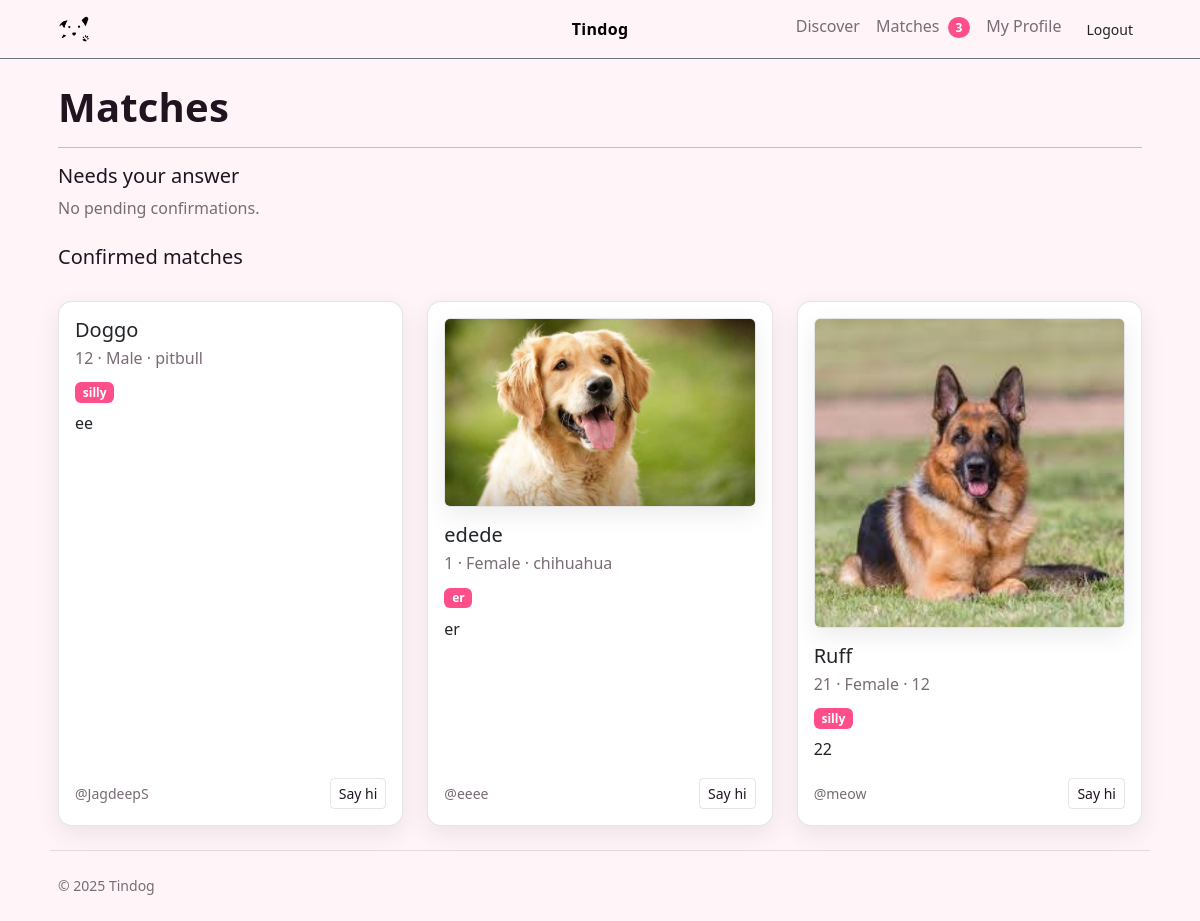
Screenshot of /matches (signed in) with the database file from the repository.
### tables this page shows
CREATE TABLE dogs (
        id INTEGER PRIMARY KEY AUTOINCREMENT,
        user_id INTEGER NOT NULL UNIQUE,
        name TEXT NOT NULL,
        age INTEGER,
        gender TEXT,
        breed TEXT,
        personality TEXT,
        bio TEXT,
        photo TEXT,
        favorite_artist TEXT,
        created_at DATETIME DEFAULT CURRENT_TIMESTAMP,
        FOREIGN KEY (user_id) REFERENCES users(id)
    );

CREATE TABLE users (
        id INTEGER PRIMARY KEY AUTOINCREMENT,
        username TEXT NOT NULL UNIQUE,
        hash TEXT NOT NULL,
        created_at DATETIME DEFAULT CURRENT_TIMESTAMP
    );

### app.py (the view)
@app.route("/matches")
@login_required
def matches():
    db = get_db()
    mydog = my_dog_id()
    if not mydog:
        flash("Create your profile first.", "error")
        return redirect(url_for("register"))
    pending = db.execute(
        """
        SELECT d.*, u.username, l_other.created_at AS liked_at
        FROM dogs d
        JOIN users u ON u.id = d.user_id
        JOIN likes l_other
             ON l_other.user_id = d.user_id
            AND l_other.target_dog_id = ?
            AND l_other.value = 1
        LEFT JOIN likes l_me
             ON l_me.user_id = ?
            AND l_me.target_dog_id = d.id
            AND l_me.value = 1
        WHERE d.user_id != ?
          AND l_me.user_id IS NULL      -- I haven't recorded a like yet (so gate not completed)
        ORDER BY l_other.created_at DESC
        """,
        (mydog, session["user_id"], session["user_id"])
    ).fetchall()
    confirmed = db.execute(
        """
        SELECT d.*, u.username
        FROM likes l1
        JOIN dogs d        ON d.id = l1.target_dog_id
        JOIN users u       ON u.id = d.user_id
        JOIN likes l2      ON l2.user_id = d.user_id
                          AND l2.target_dog_id = ?
        WHERE l1.user_id = ?
          AND l1.value = 1
          AND l2.value = 1
          AND d.user_id != ?
        ORDER BY d.created_at DESC
        """,
        (mydog, session["user_id"], session["user_id"])
    ).fetchall()
    return render_template("matches.html",
                           pending_matches=pending,
                           confirmed_matches=confirmed)

### app.py (called while the page is built)
def get_db():
    if "db" not in g:
        g.db = sqlite3.connect(DB_PATH)
        g.db.row_factory = sqlite3.Row
    return g.db

def login_required(view):
    @wraps(view)
    def wrapped(*args, **kwargs):
        if "user_id" not in session:
            return redirect(url_for("login"))
        return view(*args, **kwargs)
    return wrapped

def my_dog_id():
    db = get_db()
    row = db.execute("SELECT id FROM dogs WHERE user_id = ?", (session["user_id"],)).fetchone()
    return row["id"] if row else None

@app.context_processor
def inject_match_count():
    try:
        if not session.get("user_id"):
            return dict(match_count=0)
        db = get_db()
        mydog = my_dog_id()
        if not mydog:
            return dict(match_count=0)
        row = db.execute(
            """
            SELECT COUNT(*) AS c
            FROM likes l1
            JOIN dogs d   ON d.id = l1.target_dog_id
            JOIN likes l2 ON l2.user_id = d.user_id
                         AND l2.target_dog_id = ?
            WHERE l1.user_id = ?
              AND l1.value = 1
              AND l2.value = 1
              AND d.user_id != ?
            """,
            (mydog, session["user_id"], session["user_id"])
        ).fetchone()
        return dict(match_count=row["c"] if row else 0)
    except Exception:
        return dict(match_count=0)

@app.after_request
def after_request(response):
    response.headers["Cache-Control"] = "no-cache, no-store, must-revalidate"
    response.headers["Pragma"] = "no-cache"
    response.headers["Expires"] = "0"
    return response

### templates/matches.html (shortened to what this page needs)
{% extends "layout.html" %}
{% block main %}
  <h1>Matches</h1>
  <hr>
  <h5 class="mt-3">Needs your answer</h5>
  {% if pending_matches %}
    <div class="row g-4 mt-1">
      {% for dog in pending_matches %}
        <div class="col-12 col-md-6 col-lg-4">
          <div class="card p-3 h-100">
            {% if dog.photo %}
              <img class="img-fluid rounded mb-3" src="{{ dog.photo }}" alt="{{ dog.name }}">
            {% endif %}
            <h5 class="mb-1">{{ dog.name }}</h5>
            <p class="text-secondary mb-2">
              {{ dog.age if dog.age is not none else "?" }} · {{ dog.gender or "—" }} · {{ dog.breed or "Mixed" }}
            </p>
            {% if dog.personality %}
              <p class="mb-2"><span class="badge text-bg-primary">{{ dog.personality }}</span></p>
            {% endif %}
            {% if dog.bio %}<p class="mb-3">{{ dog.bio }}</p>{% endif %}
            <div class="d-flex justify-content-between align-items-center mt-auto">
              <small class="text-secondary">@{{ dog.username }}</small>
              <a class="btn btn-primary btn-sm" href="{{ url_for('songgate', dog_id=dog.id) }}">Continue</a>
            </div>
          </div>
        </div>
      {% endfor %}
    </div>
  {% else %}
    <p class="text-secondary">No pending confirmations.</p>
  {% endif %}
  <h5 class="mt-4">Confirmed matches</h5>
  {% if confirmed_matches %}
    <div class="row g-4 mt-1">
      {% for dog in confirmed_matches %}
        <div class="col-12 col-md-6 col-lg-4">
          <div class="card p-3 h-100">
            {% if dog.photo %}
              <img class="img-fluid rounded mb-3" src="{{ dog.photo }}" alt="{{ dog.name }}">
            {% endif %}
            <h5 class="mb-1">{{ dog.name }}</h5>
            <p class="text-secondary mb-2">
              {{ dog.age if dog.age is not none else "?" }} · {{ dog.gender or "—" }} · {{ dog.breed or "Mixed" }}
            </p>
            {% if dog.personality %}
              <p class="mb-2"><span class="badge text-bg-primary">{{ dog.personality }}</span></p>
            {% endif %}
            {% if dog.bio %}<p class="mb-3">{{ dog.bio }}</p>{% endif %}
            <div class="d-flex justify-content-between align-items-center mt-auto">
              <small class="text-secondary">@{{ dog.username }}</small>
              <a class="btn btn-outline-secondary btn-sm woof-btn"
                data-woof-delay="500">Say hi</a>
            </div>
          </div>
        </div>
      {% endfor %}
    </div>
  {% else %}
    <p class="text-secondary">No confirmed matches yet.</p>
  {% endif %}
{% endblock %}

### templates/layout.html (shortened to what this page needs)
<!doctype html>
<html lang="en">
  <head>
    <link href="https://cdn.jsdelivr.net/npm/bootstrap@5.3.3/dist/css/bootstrap.min.css" rel="stylesheet">
    <link rel="stylesheet" href="{{ url_for('static', filename='css/styles.css') }}">
  </head>
  <body>
    <nav class="navbar navbar-expand-lg bg-body-tertiary border-bottom border-secondary position-relative">
      <div class="container">
        <a class="navbar-brand d-flex align-items-center gap-2" href="{{ url_for('index') }}">
          <img src="{{ url_for('static', filename='uploads/tindawg.webp') }}"
               alt="Tindog" class="brand-logo">
        </a>
        <a class="navbar-center-text" href="{{ url_for('index') }}">Tindog</a>
        <div class="ms-auto d-flex gap-3">
  {% if session.get('user_id') %}
    <a class="nav-link" href="{{ url_for('discover') }}">Discover</a>
    <a class="nav-link position-relative" href="{{ url_for('matches') }}">
      Matches
      {% if match_count %}
        <span class="badge rounded-pill text-bg-primary ms-1">{{ match_count }}</span>
      {% endif %}
    </a>
    <a class="nav-link" href="{{ url_for('me') }}">My Profile</a>
    <a class="btn btn-outline btn-sm" href="{{ url_for('logout') }}">Logout</a>
  {% else %}
    <a class="nav-link" href="{{ url_for('login') }}">Login</a>
    <a class="btn btn-primary btn-sm" href="{{ url_for('register') }}">Register</a>
  {% endif %}
</div>
      </div>
    </nav>
    <main class="container py-4">
      {% block main %}{% endblock %}
    </main>
    <footer class="container text-secondary py-4 small">
      &copy; {{ 2025 }} Tindog
    </footer>
  </body>
</html>

### static/css/styles.css (style rules this page uses)
:root { --bg: #fff4f8; --panel: #ffffff; --text: #1f1420; --muted: #7a6b75; --primary: #ff4f8b; --primary-2:#e03a77; --border: rgba(0,0,0,0.10); --ring: rgba(255,79,139,0.25); --radius: 14px; --shadow: 0 8px 24px rgba(0,0,0,0.08); }
* { box-sizing: border-box; }
html, body { height: 100%; }
body { margin: 0; background-color: var(--bg); color: var(--text); font: 16px/1.55 system-ui, -apple-system, Segoe UI, Roboto, Helvetica, Arial, "Apple Color Emoji","Segoe UI Emoji"; }
.container { width: min(1100px, 92vw); margin-inline: auto; padding-inline: .5rem; }
.text-secondary { color: var(--muted) !important; }
.navbar { background-color: var(--bg) !important; border-bottom: 1px solid var(--border); }
.navbar .nav-link { color: var(--muted); }
.brand-logo { height: 32px; width: auto; display:block; }
.card, .rounded-surface { background-color: var(--panel); border: 1px solid var(--border); border-radius: var(--radius); box-shadow: var(--shadow); }
.btn-outline-light, .btn-outline-secondary { background: transparent; border-color: var(--border); color: var(--text); }
.img-fluid { box-shadow: var(--shadow); border: 1px solid var(--border); border-radius: 12px; }
.badge.text-bg-primary { background-color: var(--primary) !important; color: #fff !important; }
footer { color: var(--muted); border-top: 1px solid var(--border); }
h1,h2,h3,.display-5 { font-weight: 800; letter-spacing: .2px; }
.navbar .navbar-center-text { position: absolute; left: 50%; transform: translateX(-50%); font-weight: 800; text-decoration: none; color: #000; letter-spacing: 0.3px; }

### rows the page displays
dogs: name "Doggo", age "12", gender "Male", breed "pitbull", personality "silly", bio "ee", username "JagdeepS"
dogs: photo (picture), name "edede", age "1", gender "Female", breed "chihuahua", personality "er", bio "er", username "eeee"
dogs: photo (picture), name "Ruff", age "21", gender "Female", breed "12", personality "silly", bio "22", username "meow"

### other values shown
{{ match_count }} "3"
{{ 2025 }} "2025"
